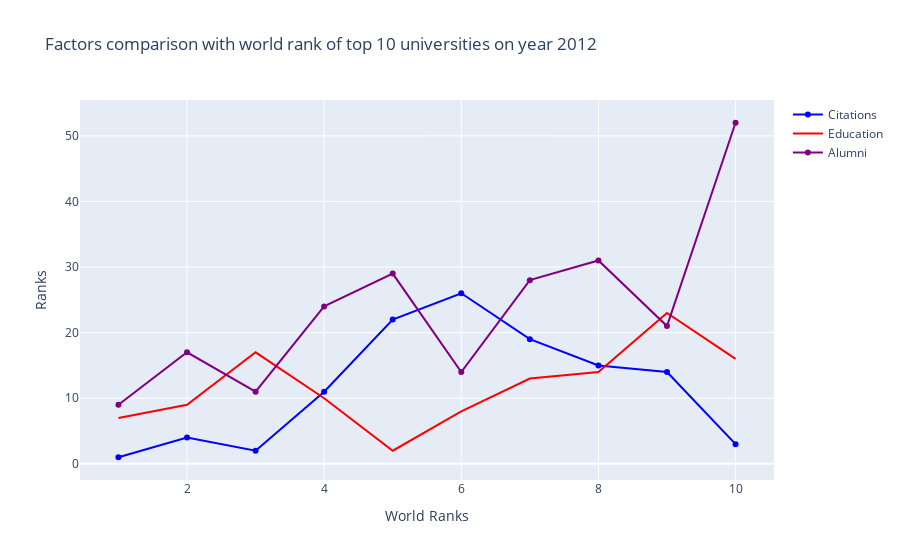

The code cell stored with this chart in its notebook:
### Code cell
trace0 = go.Scatter(
                    x=df2012.world_rank,
                    y=df2012.citations,
                    mode="lines+markers",
                    name="Citations",
                    marker=dict(color="blue"),
                    text=df2012.institution+','+df2012.country,
                    )

trace1 = go.Scatter(
                    x=df2012.world_rank,
                    y=df2012.quality_of_education,
                    mode="lines",
                    name="Education",
                    marker=dict(color="red"),
                    text=df2012.institution+','+df2012.country,
                    )

trace2 = go.Scatter(
                    x=df2012.world_rank,
                    y=df2012.alumni_employment,
                    mode="lines+markers",
                    name="Alumni",
                    marker=dict(color="purple"),
                    text=df2012.institution+','+df2012.country,
                    )

data =[trace0, trace1, trace2]

layout=go.Layout(title="Factors comparison with world rank of top 10 universities on year 2012",
                 xaxis = dict(title="World Ranks"),
                 yaxis = dict(title="Ranks"))

fig = go.Figure(data=data, layout=layout)

offline.iplot(fig)

### Figure 1 — Plotly figure (JSON) as saved in the notebook; plotly's stock layout.template omitted (floating-point values rounded to 4 significant figures)
{"data": [{"marker": {"color": "blue"}, "mode": "lines+markers", "name": "Citations", "text": ["Harvard University,USA", "Massachusetts Institute of Technology,USA", "Stanford University,USA", "University of Cambridge,United Kingdom", "California Institute of Technology,USA", "Princeton University,USA", "University of Oxford,United Kingdom", "Yale University,USA", "Columbia University,USA", "University of California, Berkeley,USA"], "type": "scatter", "x": [1, 2, 3, 4, 5, 6, 7, 8, 9, 10], "y": [1, 4, 2, 11, 22, 26, 19, 15, 14, 3]}, {"marker": {"color": "red"}, "mode": "lines", "name": "Education", "text": ["Harvard University,USA", "Massachusetts Institute of Technology,USA", "Stanford University,USA", "University of Cambridge,United Kingdom", "California Institute of Technology,USA", "Princeton University,USA", "University of Oxford,United Kingdom", "Yale University,USA", "Columbia University,USA", "University of California, Berkeley,USA"], "type": "scatter", "x": [1, 2, 3, 4, 5, 6, 7, 8, 9, 10], "y": [7, 9, 17, 10, 2, 8, 13, 14, 23, 16]}, {"marker": {"color": "purple"}, "mode": "lines+markers", "name": "Alumni", "text": ["Harvard University,USA", "Massachusetts Institute of Technology,USA", "Stanford University,USA", "University of Cambridge,United Kingdom", "California Institute of Technology,USA", "Princeton University,USA", "University of Oxford,United Kingdom", "Yale University,USA", "Columbia University,USA", "University of California, Berkeley,USA"], "type": "scatter", "x": [1, 2, 3, 4, 5, 6, 7, 8, 9, 10], "y": [9, 17, 11, 24, 29, 14, 28, 31, 21, 52]}], "layout": {"title": {"text": "Factors comparison with world rank of top 10 universities on year 2012"}, "xaxis": {"title": {"text": "World Ranks"}}, "yaxis": {"title": {"text": "Ranks"}}}}
